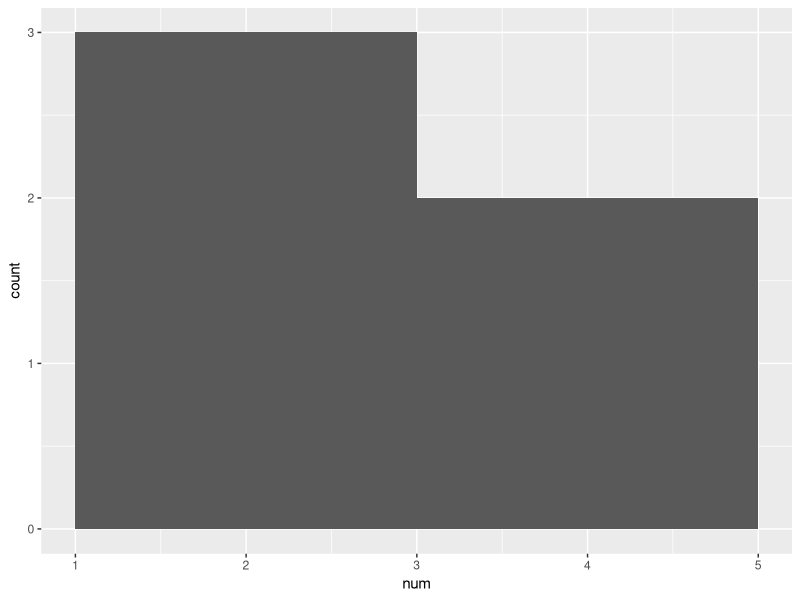
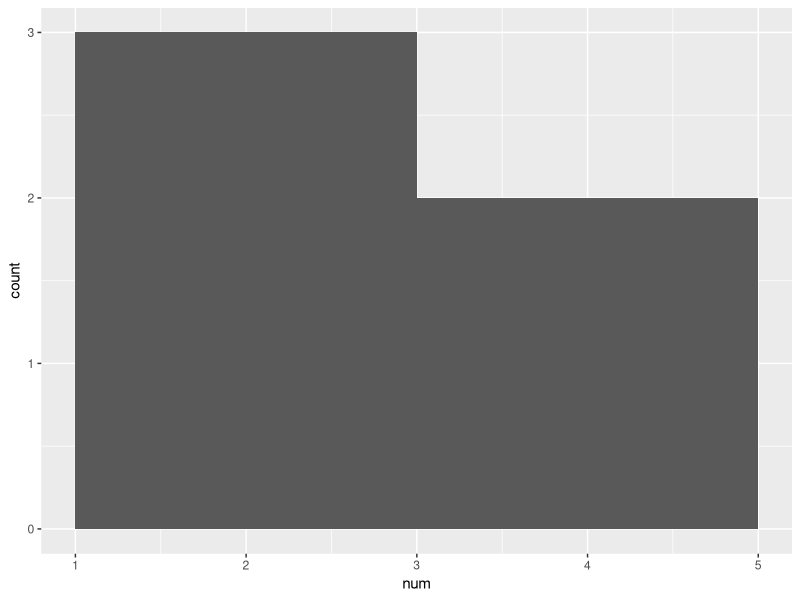
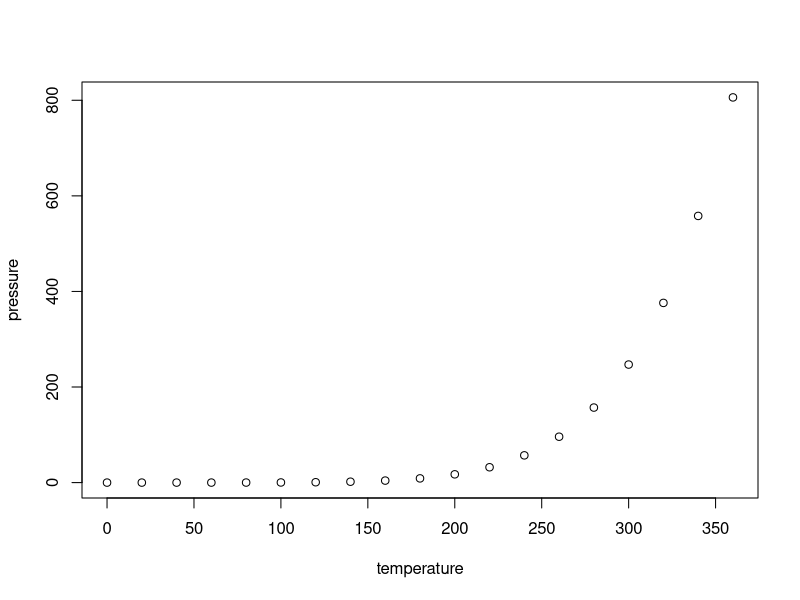

Source code (R) for these figures, in order:
## ---- chunk 1
knitr::opts_chunk$set(echo = TRUE)
## ---- chunk 2
summary(cars)
## ---- chunk 3
df <- data.frame(num = 1:5, let = c("a", "b", "a", "b", "c"))

library(ggplot2)

ggplot(df) +
  geom_histogram(aes(num), bins = 3)

ggplot(df) +
  geom_histogram(aes(num), bins = 3)

library(knitr)

kable(df, caption = "This is my table.")
## ---- chunk 4
plot(pressure)
